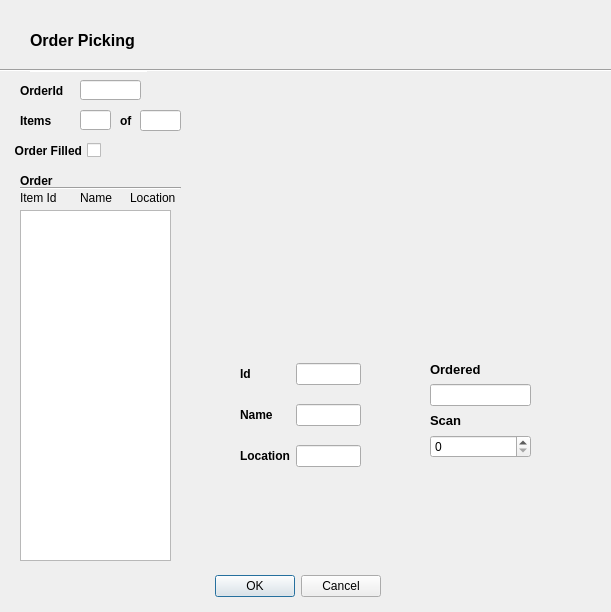
<?xml version="1.0" encoding="UTF-8"?>
<ui version="4.0">
 <class>FinalOrderDialog</class>
 <widget class="QDialog" name="FinalOrderDialog">
  <property name="geometry">
   <rect>
    <x>0</x>
    <y>0</y>
    <width>611</width>
    <height>612</height>
   </rect>
  </property>
  <property name="windowTitle">
   <string>Dialog</string>
  </property>
  <widget class="QDialogButtonBox" name="buttonBox">
   <property name="geometry">
    <rect>
     <x>40</x>
     <y>570</y>
     <width>341</width>
     <height>32</height>
    </rect>
   </property>
   <property name="orientation">
    <enum>Qt::Horizontal</enum>
   </property>
   <property name="standardButtons">
    <set>QDialogButtonBox::Cancel|QDialogButtonBox::Ok</set>
   </property>
  </widget>
  <widget class="QCheckBox" name="checkBox">
   <property name="geometry">
    <rect>
     <x>10</x>
     <y>130</y>
     <width>91</width>
     <height>41</height>
    </rect>
   </property>
   <property name="font">
    <font>
     <weight>75</weight>
     <bold>true</bold>
    </font>
   </property>
   <property name="layoutDirection">
    <enum>Qt::RightToLeft</enum>
   </property>
   <property name="text">
    <string>Order Filled</string>
   </property>
   <property name="iconSize">
    <size>
     <width>30</width>
     <height>30</height>
    </size>
   </property>
  </widget>
  <widget class="QLabel" name="label_3">
   <property name="geometry">
    <rect>
     <x>20</x>
     <y>190</y>
     <width>61</width>
     <height>16</height>
    </rect>
   </property>
   <property name="text">
    <string>Item Id</string>
   </property>
  </widget>
  <widget class="QLineEdit" name="orderIdLineEdit">
   <property name="geometry">
    <rect>
     <x>80</x>
     <y>80</y>
     <width>61</width>
     <height>20</height>
    </rect>
   </property>
  </widget>
  <widget class="QLabel" name="label_6">
   <property name="geometry">
    <rect>
     <x>20</x>
     <y>80</y>
     <width>71</width>
     <height>21</height>
    </rect>
   </property>
   <property name="font">
    <font>
     <weight>75</weight>
     <bold>true</bold>
    </font>
   </property>
   <property name="text">
    <string>OrderId</string>
   </property>
  </widget>
  <widget class="QListWidget" name="listItem">
   <property name="geometry">
    <rect>
     <x>20</x>
     <y>210</y>
     <width>151</width>
     <height>351</height>
    </rect>
   </property>
  </widget>
  <widget class="QLabel" name="label_7">
   <property name="geometry">
    <rect>
     <x>80</x>
     <y>190</y>
     <width>61</width>
     <height>16</height>
    </rect>
   </property>
   <property name="text">
    <string>Name</string>
   </property>
  </widget>
  <widget class="QLabel" name="label_8">
   <property name="geometry">
    <rect>
     <x>130</x>
     <y>190</y>
     <width>61</width>
     <height>16</height>
    </rect>
   </property>
   <property name="text">
    <string>Location</string>
   </property>
  </widget>
  <widget class="QLineEdit" name="itemsNeedLineEdit">
   <property name="geometry">
    <rect>
     <x>80</x>
     <y>110</y>
     <width>31</width>
     <height>20</height>
    </rect>
   </property>
  </widget>
  <widget class="QLabel" name="label_9">
   <property name="geometry">
    <rect>
     <x>20</x>
     <y>110</y>
     <width>51</width>
     <height>21</height>
    </rect>
   </property>
   <property name="font">
    <font>
     <weight>75</weight>
     <bold>true</bold>
    </font>
   </property>
   <property name="text">
    <string>Items</string>
   </property>
  </widget>
  <widget class="QLabel" name="label_11">
   <property name="geometry">
    <rect>
     <x>120</x>
     <y>110</y>
     <width>20</width>
     <height>21</height>
    </rect>
   </property>
   <property name="font">
    <font>
     <weight>75</weight>
     <bold>true</bold>
    </font>
   </property>
   <property name="text">
    <string>of</string>
   </property>
  </widget>
  <widget class="QLineEdit" name="itemsTotalLineEdit">
   <property name="geometry">
    <rect>
     <x>140</x>
     <y>110</y>
     <width>41</width>
     <height>21</height>
    </rect>
   </property>
  </widget>
  <widget class="QWidget" name="gridLayoutWidget">
   <property name="geometry">
    <rect>
     <x>240</x>
     <y>90</y>
     <width>341</width>
     <height>251</height>
    </rect>
   </property>
   <layout class="QGridLayout" name="gridLayout">
    <item row="0" column="0">
     <widget class="QLabel" name="imageLabel">
      <property name="text">
       <string/>
      </property>
      <property name="scaledContents">
       <bool>true</bool>
      </property>
      <property name="wordWrap">
       <bool>true</bool>
      </property>
     </widget>
    </item>
   </layout>
  </widget>
  <widget class="Line" name="line">
   <property name="geometry">
    <rect>
     <x>30</x>
     <y>70</y>
     <width>118</width>
     <height>3</height>
    </rect>
   </property>
   <property name="orientation">
    <enum>Qt::Horizontal</enum>
   </property>
  </widget>
  <widget class="QWidget" name="gridLayoutWidget_2">
   <property name="geometry">
    <rect>
     <x>240</x>
     <y>350</y>
     <width>121</width>
     <height>131</height>
    </rect>
   </property>
   <layout class="QGridLayout" name="gridLayout_2">
    <item row="0" column="1">
     <widget class="QLineEdit" name="lineEditItemId"/>
    </item>
    <item row="2" column="1">
     <widget class="QLineEdit" name="lineEditLocation"/>
    </item>
    <item row="1" column="0">
     <widget class="QLabel" name="label">
      <property name="font">
       <font>
        <weight>75</weight>
        <bold>true</bold>
       </font>
      </property>
      <property name="text">
       <string>Name</string>
      </property>
     </widget>
    </item>
    <item row="0" column="0">
     <widget class="QLabel" name="label_4">
      <property name="font">
       <font>
        <weight>75</weight>
        <bold>true</bold>
       </font>
      </property>
      <property name="text">
       <string>Id</string>
      </property>
     </widget>
    </item>
    <item row="1" column="1">
     <widget class="QLineEdit" name="lineEditName"/>
    </item>
    <item row="2" column="0">
     <widget class="QLabel" name="label_2">
      <property name="font">
       <font>
        <weight>75</weight>
        <bold>true</bold>
       </font>
      </property>
      <property name="text">
       <string>Location</string>
      </property>
     </widget>
    </item>
   </layout>
  </widget>
  <widget class="QLabel" name="label_12">
   <property name="geometry">
    <rect>
     <x>30</x>
     <y>20</y>
     <width>151</width>
     <height>41</height>
    </rect>
   </property>
   <property name="font">
    <font>
     <pointsize>12</pointsize>
     <weight>75</weight>
     <bold>true</bold>
    </font>
   </property>
   <property name="text">
    <string>Order Picking</string>
   </property>
  </widget>
  <widget class="QLabel" name="label_13">
   <property name="geometry">
    <rect>
     <x>20</x>
     <y>170</y>
     <width>61</width>
     <height>21</height>
    </rect>
   </property>
   <property name="font">
    <font>
     <weight>75</weight>
     <bold>true</bold>
    </font>
   </property>
   <property name="text">
    <string>Order</string>
   </property>
  </widget>
  <widget class="Line" name="line_3">
   <property name="geometry">
    <rect>
     <x>20</x>
     <y>180</y>
     <width>161</width>
     <height>16</height>
    </rect>
   </property>
   <property name="orientation">
    <enum>Qt::Horizontal</enum>
   </property>
  </widget>
  <widget class="QWidget" name="verticalLayoutWidget">
   <property name="geometry">
    <rect>
     <x>430</x>
     <y>360</y>
     <width>101</width>
     <height>98</height>
    </rect>
   </property>
   <layout class="QVBoxLayout" name="verticalLayout">
    <item>
     <widget class="QLabel" name="label_5">
      <property name="font">
       <font>
        <pointsize>10</pointsize>
        <weight>75</weight>
        <bold>true</bold>
       </font>
      </property>
      <property name="text">
       <string>Ordered</string>
      </property>
     </widget>
    </item>
    <item>
     <widget class="QLineEdit" name="lineEditOrdered"/>
    </item>
    <item>
     <widget class="QLabel" name="label_10">
      <property name="font">
       <font>
        <pointsize>10</pointsize>
        <weight>75</weight>
        <bold>true</bold>
       </font>
      </property>
      <property name="text">
       <string>Scan</string>
      </property>
     </widget>
    </item>
    <item>
     <widget class="QSpinBox" name="spinBoxScan"/>
    </item>
   </layout>
  </widget>
  <widget class="Line" name="line_4">
   <property name="geometry">
    <rect>
     <x>0</x>
     <y>60</y>
     <width>681</width>
     <height>20</height>
    </rect>
   </property>
   <property name="orientation">
    <enum>Qt::Horizontal</enum>
   </property>
  </widget>
 </widget>
 <resources/>
 <connections>
  <connection>
   <sender>buttonBox</sender>
   <signal>accepted()</signal>
   <receiver>FinalOrderDialog</receiver>
   <slot>accept()</slot>
   <hints>
    <hint type="sourcelabel">
     <x>248</x>
     <y>254</y>
    </hint>
    <hint type="destinationlabel">
     <x>157</x>
     <y>274</y>
    </hint>
   </hints>
  </connection>
  <connection>
   <sender>buttonBox</sender>
   <signal>rejected()</signal>
   <receiver>FinalOrderDialog</receiver>
   <slot>reject()</slot>
   <hints>
    <hint type="sourcelabel">
     <x>316</x>
     <y>260</y>
    </hint>
    <hint type="destinationlabel">
     <x>286</x>
     <y>274</y>
    </hint>
   </hints>
  </connection>
 </connections>
</ui>
